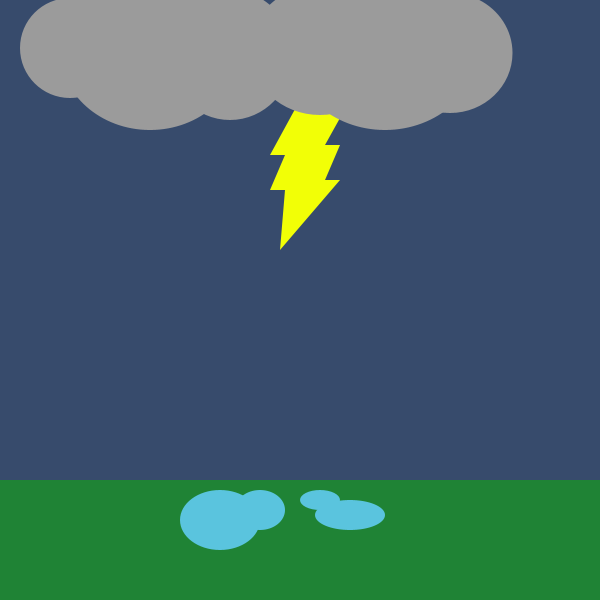
Frame 1 (no input)
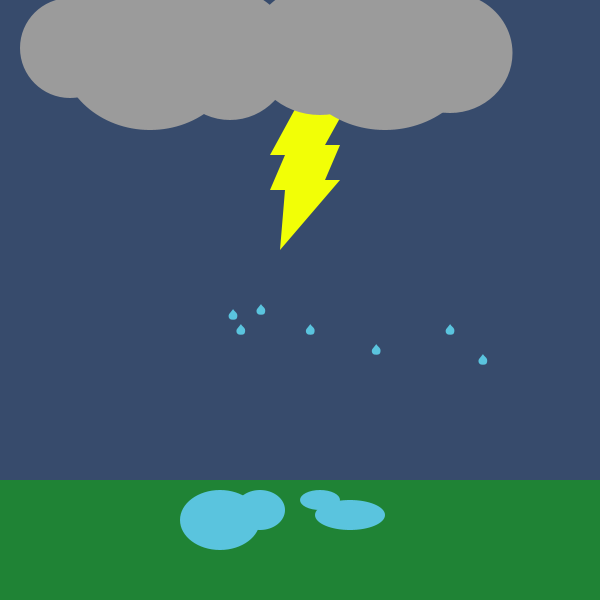
Frame 60 (the mouse pressed at the canvas centre just before this capture)
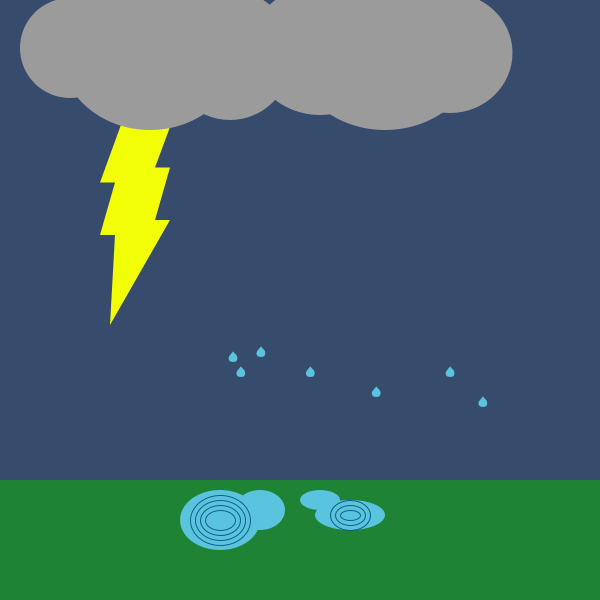
Frame 120 (the mouse held since frame 60 and released just before this capture)

The Processing sketch that drew these frames (run headless with seeded random() and noise(); from frame 60 on, the mouse is pressed at the canvas centre):

// Processing sketch: processing_12297
// ── processing_12297.pde

//Assignment #2
//Brenna Lash
//blash@brynmawr.edu
//Sept. 16 2010

float x,w,y,h,a,b,c,d,r1,r2,r3,r4,r5,r6,r7;

float speed=1;
float gravity=.1;


void setup() {

  size(600,600);
  smooth();

  x=300;
  y=100;
  w=100;
  h=100;

  a=100;
  b=50;
  c=100;
  d=100;

  r1=random(50,400);
  r2=random(50,400);
  r3=random(50,400);
  r4=random(50,400);
  r5=random(50,400);
  r6=random(50,400);
  r7=random(50,400);
  
  
}

void draw() {

  background(55,75,108);

  //lightning bolt
  noStroke();
  fill(242,258,6);

  beginShape();
  vertex(x,y);
  vertex(x+.5*w,y);
  vertex(x+.25*w,y+.45*h);
  vertex(x+.4*w,y+.45*h);
  vertex(x+.25*w,y+.8*h);
  vertex(x+.4*w,y+.8*h);
  vertex(x-.2*w,y+1.5*h);
  vertex(x-.15*w,y+.9*h);
  vertex(x-.3*w,y+.9*h);
  vertex(x-.15*w,y+.55*h);
  vertex(x-.3*w,y+.55*h);
  vertex(x,y);
  endShape(CLOSE);

  //rain drops

  noStroke();
  fill(90,196,222);

  beginShape();
  curveVertex(a+r1,b);
  curveVertex(a+r1,b+.05*d);
  curveVertex(a+r1+.04*c,b+.1*d);
  curveVertex(a+r1+.03*c,b+.15*d);
  curveVertex(a+r1-.03*c,b+.15*d);
  curveVertex(a+r1-.04*c,b+.1*d);
  curveVertex(a+r1+.04*c,b);
  endShape(CLOSE);

  beginShape();
  curveVertex(a+r2,b-20);
  curveVertex(a+r2,b-20+.05*d);
  curveVertex(a+r2+.04*c,b-20+.1*d);
  curveVertex(a+r2+.03*c,b-20+.15*d);
  curveVertex(a+r2-.03*c,b-20+.15*d);
  curveVertex(a+r2-.04*c,b-20+.1*d);
  curveVertex(a+r2+.04*c,b-20);
  endShape(CLOSE);

  beginShape();
  curveVertex(a+r3,b+10);
  curveVertex(a+r3,b+10+.05*d);
  curveVertex(a+r3+.04*c,b+10+.1*d);
  curveVertex(a+r3+.03*c,b+10+.15*d);
  curveVertex(a+r3-.03*c,b+10+.15*d);
  curveVertex(a+r3-.04*c,b+10+.1*d);
  curveVertex(a+r3+.04*c,b+10);
  endShape(CLOSE);


  beginShape();
  curveVertex(a+r4,b-35);
  curveVertex(a+r4,b-35+.05*d);
  curveVertex(a+r4+.04*c,b-35+.1*d);
  curveVertex(a+r4+.03*c,b-35+.15*d);
  curveVertex(a+r4-.03*c,b-35+.15*d);
  curveVertex(a+r4-.04*c,b-35+.1*d);
  curveVertex(a+r4+.04*c,b-35);
  endShape(CLOSE);

  beginShape();
  curveVertex(a+r5,b-20);
  curveVertex(a+r5,b-20+.05*d);
  curveVertex(a+r5+.04*c,b-20+.1*d);
  curveVertex(a+r5+.03*c,b-20+.15*d);
  curveVertex(a+r5-.03*c,b-20+.15*d);
  curveVertex(a+r5-.04*c,b-20+.1*d);
  curveVertex(a+r5+.04*c,b-20);
  endShape(CLOSE);

  beginShape();
  curveVertex(a+r6,b-40);
  curveVertex(a+r6,b-40+.05*d);
  curveVertex(a+r6+.04*c,b-40+.1*d);
  curveVertex(a+r6+.03*c,b-40+.15*d);
  curveVertex(a+r6-.03*c,b-40+.15*d);
  curveVertex(a+r6-.04*c,b-40+.1*d);
  curveVertex(a+r6+.04*c,b-40);
  endShape(CLOSE);

  beginShape();
  curveVertex(a+r7,b-20);
  curveVertex(a+r7,b-20+.05*d);
  curveVertex(a+r7+.04*c,b-20+.1*d);
  curveVertex(a+r7+.03*c,b-20+.15*d);
  curveVertex(a+r7-.03*c,b-20+.15*d);
  curveVertex(a+r7-.04*c,b-20+.1*d);
  curveVertex(a+r7+.04*c,b-20);
  endShape(CLOSE);

  //loop the raindrops

  b=b+1;
  
  if(b>=600) {

    b=1;
  }

  //gravity for raindrops

  b=b+speed;
  
 speed=speed+gravity;

 if(b>=height+10){
    speed=speed*-.1;
  }

  //clouds

  noStroke();
  fill(155);

  ellipse(70,48,100,100);
  ellipse(150,50,180,160);
  ellipse(230,55,125,130);
  ellipse(320,50,140,130);
  ellipse(385,45,190,170);
  ellipse(450,53,125,120);
  
  //ground
  
  noStroke();
  fill(31,131,53);
  rect(0,480,height,width/5);
  
  //puddles
  
  noStroke();
  fill(90,196,222);
  ellipse(350,515,70,30);
  ellipse(320,500,40,20);
  
  ellipse(220,520,80,60);
  ellipse(260,510,50,40);
  
  //ripples in puddles
  
  if (mousePressed){
  noFill();
  stroke(15,95,134);
  ellipse(350,515,20,10);
  ellipse(350,515,30,20);
  ellipse(350,515,40,30);
  
  ellipse(220,520,30,20);
  ellipse(220,520,40,30);
  ellipse(220,520,50,40);
  ellipse(220,520,60,50);
  
  }
   
}


void mousePressed() {

  x=130;
  h=150;
  
}

void keyPressed(){
  
  x=300;
  h=100;
  
}
